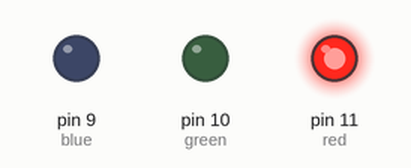
The sketch below on a simulated Arduino Uno, built with avr-gcc and run on an emulated ATmega328P. On the bench: output pins drawn as LEDs (lit = HIGH).

Above: at 0.2 s.
At 0.6 s:
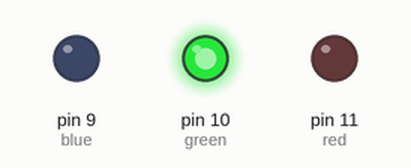
At 2.2 s:
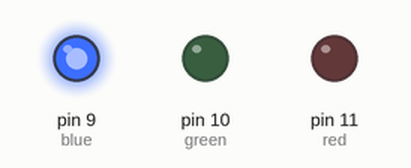
Timing chart, 0 to 3.0 s (numbered marks = the images above):
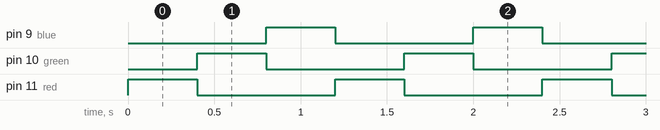

The sketch:

ArdunioEg4.ino
```cpp
int red=11;
int green=10;
int blue=9;
void setup() {

pinMode(red,OUTPUT);
pinMode(green,OUTPUT);
pinMode(blue,OUTPUT);

}

void loop() {

analogWrite(red,255);
analogWrite(green,0);
analogWrite(blue,0);
delay(400);

analogWrite(red,0);
analogWrite(green,255);
analogWrite(blue,0);
delay(400);

analogWrite(red,0);
analogWrite(green,0);
analogWrite(blue,255);
delay(400);


}
```

Measured:
- by itself, pin 9 (blue), pin 10 (green), pin 11 (red): alternates HIGH for 0.40 s and LOW for 0.80 s
- by itself, everything shown: repeats every 1.2 s, in 3 steps
